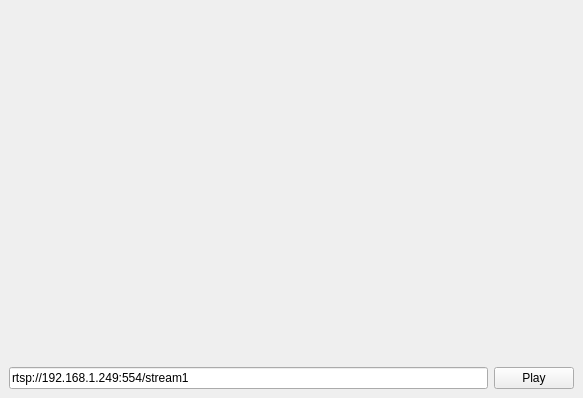
<?xml version="1.0" encoding="UTF-8"?>
<ui version="4.0">
 <class>MainWindow</class>
 <widget class="QMainWindow" name="MainWindow">
  <property name="geometry">
   <rect>
    <x>0</x>
    <y>0</y>
    <width>583</width>
    <height>398</height>
   </rect>
  </property>
  <property name="windowTitle">
   <string>MainWindow</string>
  </property>
  <widget class="QWidget" name="centralwidget">
   <layout class="QGridLayout" name="gridLayout_2">
    <item row="0" column="0">
     <layout class="QGridLayout" name="gridLayout">
      <item row="1" column="1">
       <widget class="QPushButton" name="playButton">
        <property name="text">
         <string>Play</string>
        </property>
       </widget>
      </item>
      <item row="1" column="0">
       <widget class="QLineEdit" name="lineUrl">
        <property name="text">
         <string>rtsp://192.168.1.249:554/stream1</string>
        </property>
       </widget>
      </item>
      <item row="0" column="0" colspan="2">
       <widget class="QLabel" name="imageLabel">
        <property name="text">
         <string/>
        </property>
       </widget>
      </item>
     </layout>
    </item>
   </layout>
  </widget>
  <widget class="QMenuBar" name="menubar">
   <property name="geometry">
    <rect>
     <x>0</x>
     <y>0</y>
     <width>583</width>
     <height>22</height>
    </rect>
   </property>
  </widget>
 </widget>
 <resources/>
 <connections/>
</ui>
